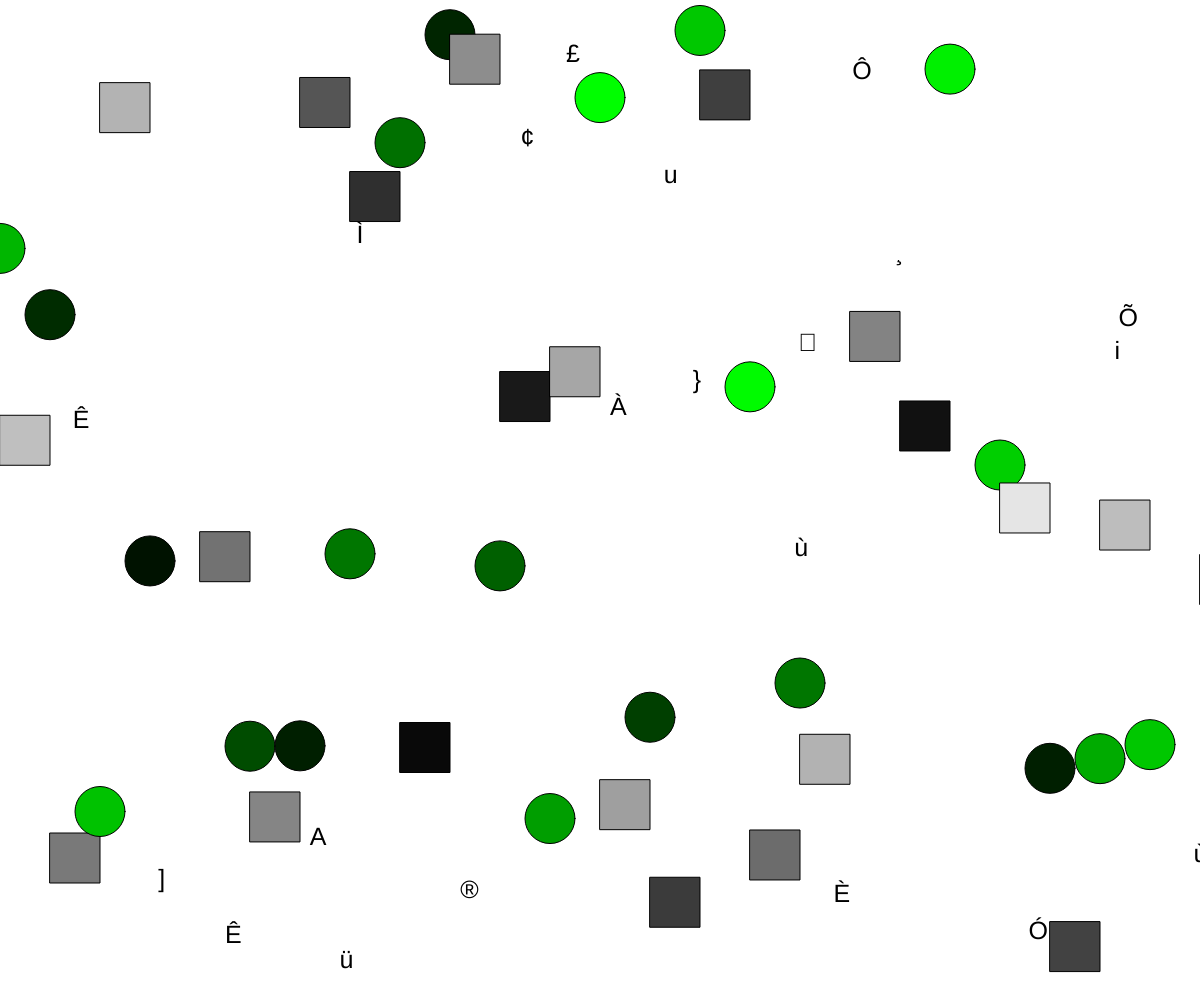
Frame 1 (no input)
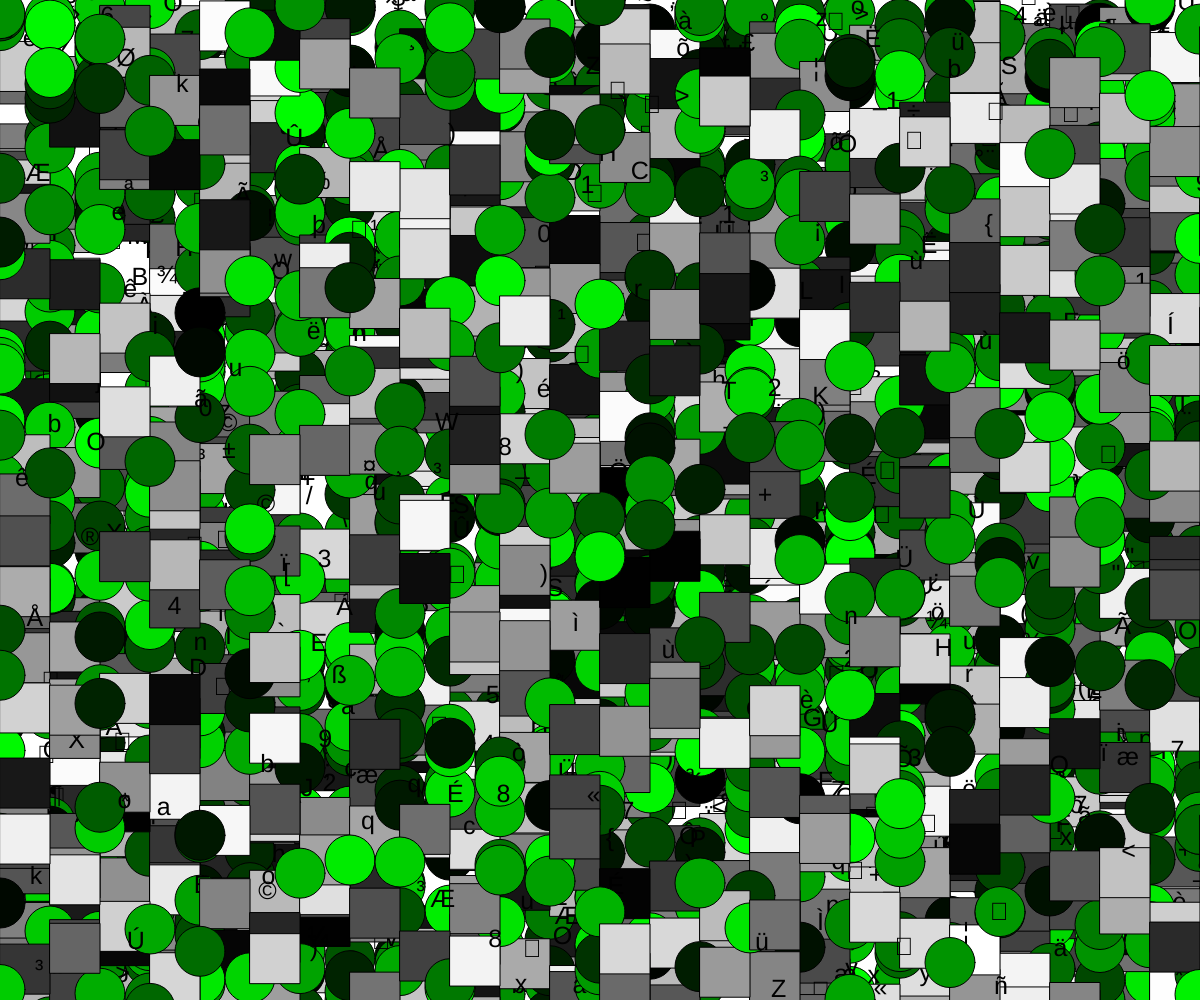
Frame 60 (no input)
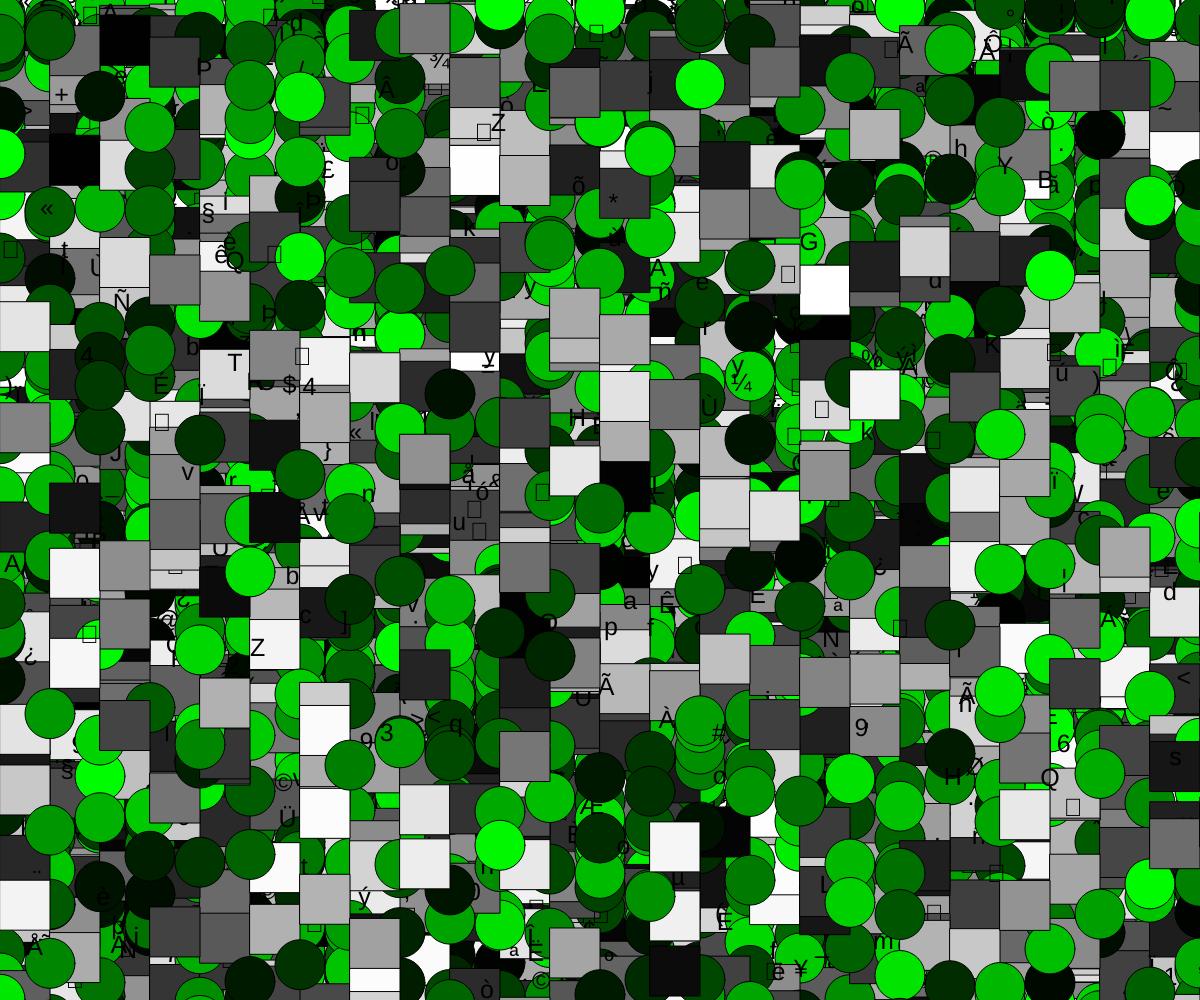
Frame 120 (the mouse pressed at the canvas centre since frame 60)

The p5.js sketch that drew these frames (run headless with seeded random() and noise() and a simulated clock; from frame 60 on, the mouse is pressed at the canvas centre):

// p5.js sketch
// ── sketch.js
/*Looping
Maki Triantafillou
May 22, 2019*/

//global variables
let x=0;
let y=100;
let size=50;

function setup(){
  createCanvas(windowWidth,windowHeight);
  background(255);
}//end of setup

function draw(){
  var x=0
  for (var x=0; x<=width; x=x+50){

    fill(0,random(255),0);
    ellipse(x,random(windowWidth),size,size);



    fill(random(255));
    rect(x,random(windowWidth),size,size);


    textSize(25);
    fill(0);
    text(char(random(255)),random(windowWidth),random(windowHeight));

}

}//end of draw
